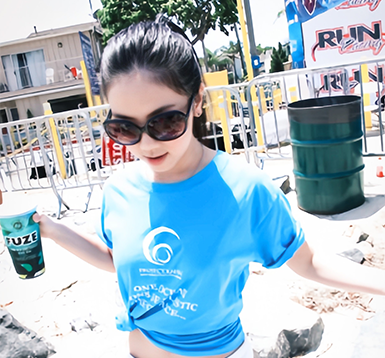
#> input picture pillow/GEM.png, 385 x 358 px
$ python '将图片转为数组后转回图片.py'
#> lines starting #> are read from the running program, lines starting #| are printed output that depends on the picture
from PIL import Image
import numpy as np
import os
import pickle
os.chdir(os.path.dirname(os.path.abspath(__file__)))
image_path = './GEM.png'  # 原始图片的路径
result_path = './Binoutput.png'  # 处理后图片的保存路径
array_file = './arr.bin'  # 存放一维数组的文件

# 将单个图片转换为一维数组并保存

def image_to_array(image_path, array_file):
#> called with image_path = './GEM.png', array_file = './arr.bin'
    img = Image.open(image_path).convert('RGB')
    # 将图片按三色提取
    r, g, b = img.split() # 每个通道的图像对象都是一个二维数组
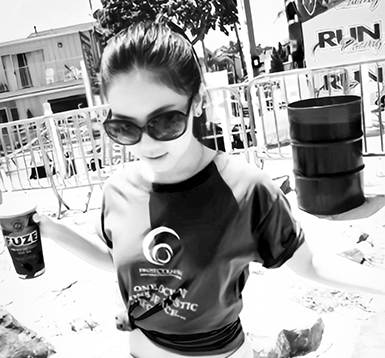
#> r: PIL image 385x358 L; min 0, max 255, mean 164.1
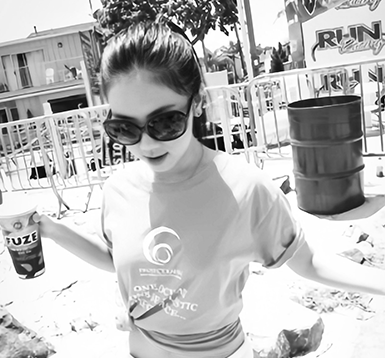
#> g: PIL image 385x358 L; min 0, max 255, mean 185.2
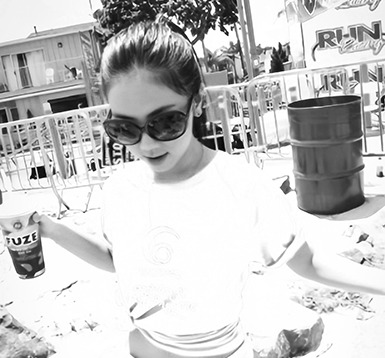
#> b: PIL image 385x358 L; min 0, max 255, mean 197.4
    # 将 R、G、B 分别转换为一维数组
    r_arr = np.array(r).reshape(-1) # np.array(r) 这一部分将 r 转换为一个 NumPy 数组。 reshape(-1):这一部分将二维数组展平为一维数组
    g_arr = np.array(g).reshape(-1)
    b_arr = np.array(b).reshape(-1)
    # 将三色数组拼接在一起
    image_arr = np.concatenate((r_arr, g_arr, b_arr)) #形成一个新的更大的一维数组 image_arr

    # 将大的一维数组保存到文件
    with open(array_file, 'wb') as f:
        pickle.dump(image_arr, f)

# 从文件读取一维数组并恢复为图片

def file_to_image(array_file, result_path):
#> called with array_file = './arr.bin', result_path = './Binoutput.png'
    with open(array_file, 'rb') as f:
        image_arr = pickle.load(f)

    # 获取原始图片的尺寸
    img = Image.open(image_path)
#> img is the input picture: PIL image 385x358 RGBA; mean R, G, B, A 164.1, 185.2, 197.4, 255
    width, height = img.size
#> width = 385; height = 358
    total_pixels = width * height
#> total_pixels = 137830

    # 将一维数组转换回三色数组
    r_arr = image_arr[:total_pixels].reshape(height, width) # 从一维数组重新塑造为二维数组
    g_arr = image_arr[total_pixels:2*total_pixels].reshape(height, width)
    b_arr = image_arr[2*total_pixels:].reshape(height, width)

    # 将三色数组转换回图像
    r = Image.fromarray(r_arr.astype(np.uint8)).convert('L')# astype(np.uint8) 将 r_arr 中的元素类型转换为 uint8（无符号8位整数 0-255）,Image.fromarray 是 Pillow 库中的一个方法，用于从 NumPy 数组创建一个图像对象。.convert('L') 是将图像对象转换为灰度图像模式
    g = Image.fromarray(g_arr.astype(np.uint8)).convert('L')
    b = Image.fromarray(b_arr.astype(np.uint8)).convert('L')
    image = Image.merge('RGB', (r, g, b)) # 合并三个通道为RGB图片

    # 将图片保存到指定路径
    image.save(result_path)


# 将图片转换为一维数组并保存
image_to_array(image_path, array_file)

# 从文件读取一维数组并恢复为图片
file_to_image(array_file, result_path)

$ run again, with pillow/P50_50.png copied over pillow/GEM.png
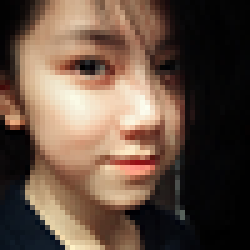
#> input picture pillow/P50_50.png, 50 x 50 px (shown 5 times larger)
#> in image_to_array, `r, g, b = img.split()`:
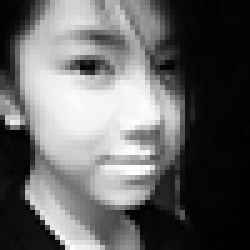
#> r: PIL image 50x50 L (shown 5 times larger); min 0, max 255, mean 100.5
#> in image_to_array, `r, g, b = img.split()`:
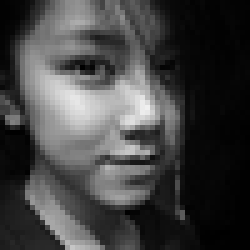
#> b: PIL image 50x50 L (shown 5 times larger); min 0, max 240, mean 65.7
#> r_arr = 2500 values, max 255 at index 1675, min 0 at index 666, mean 100.5
#> g_arr = 2500 values, max 254 at index 1079, min 0 at index 666, mean 79.62
#> b_arr = 2500 values, max 240 at index 1079, min 0 at index 666, mean 65.68
#> image_arr = 7500 values, max 255 at index 1675, min 0 at index 666, mean 81.95
#> in file_to_image, img is the input picture: PIL image 50x50 RGBA; mean R, G, B, A 100.5, 79.6, 65.7, 255
